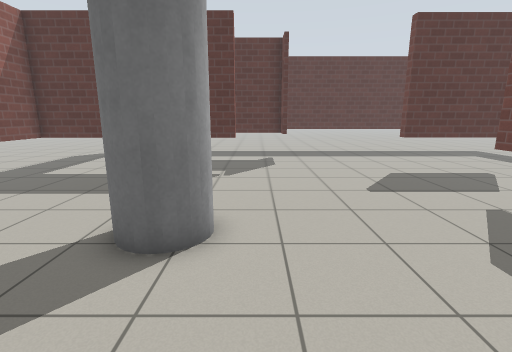
View 1 (above)

17 first-person views from a walk through a world built for the Gazebo simulator. The camera is 1.2 m above the floor, tilts 12° down and sees 85° across. The floor is counted in squares, 0.5 m on a side. Each view is taken from the middle of a square. On the plan, view 1 faces up. The plan holds only what a view shows up to about 18 squares ahead; the rest is blank. Simple patterns stand in for the simulator's built-in surfaces.

View 2
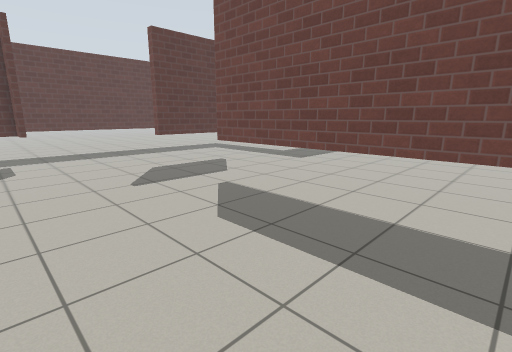

View 3
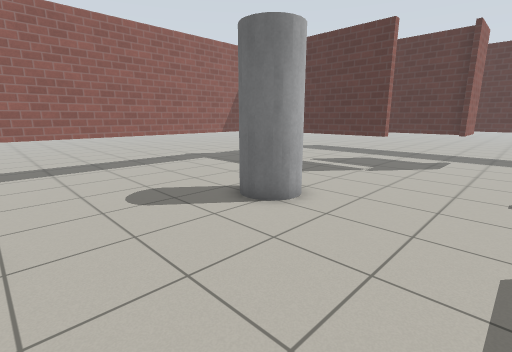

View 4
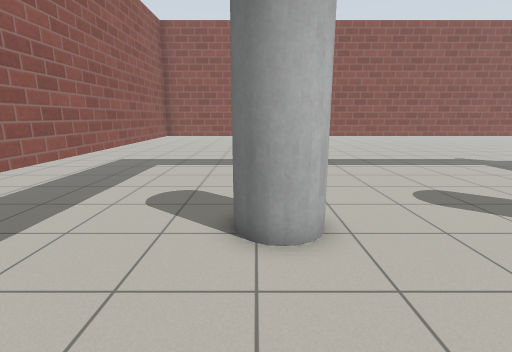

View 5
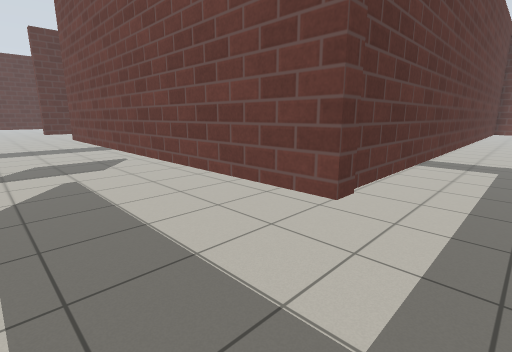

View 6
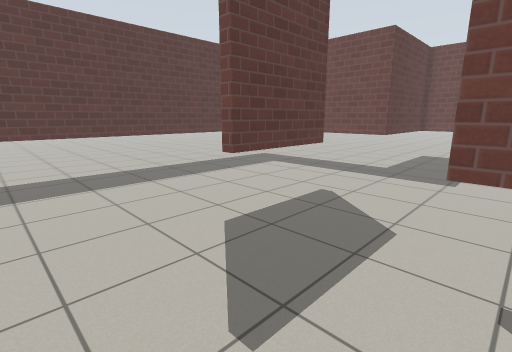

View 7
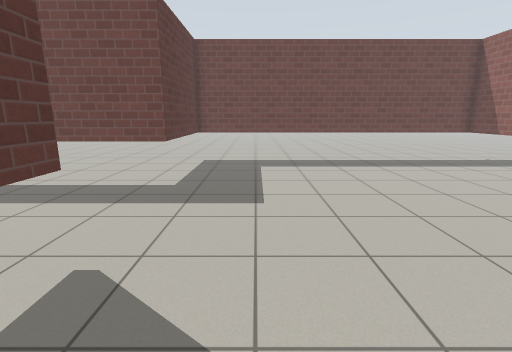

View 8
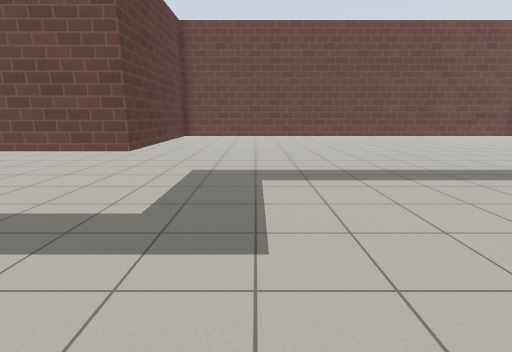

View 9
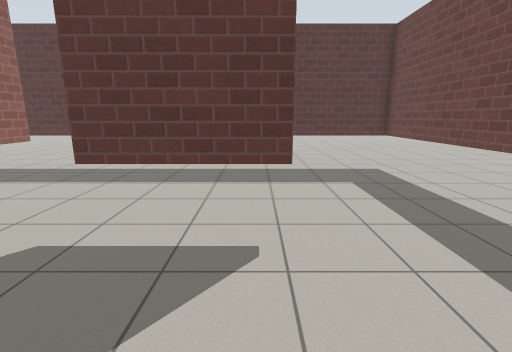

View 10
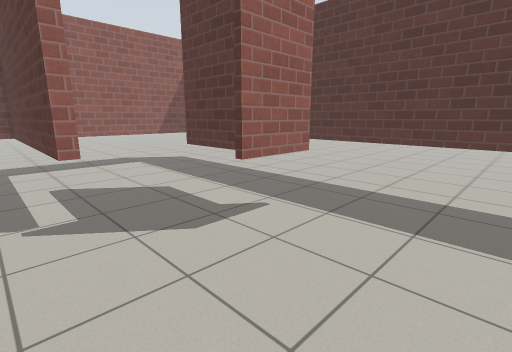

View 11
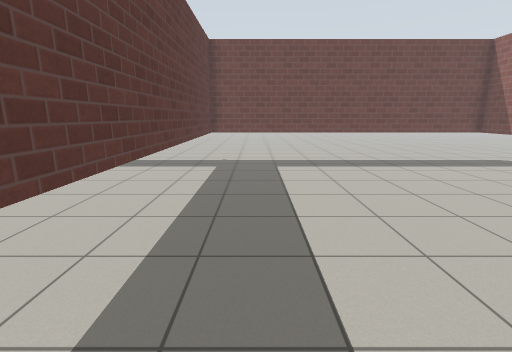

View 12
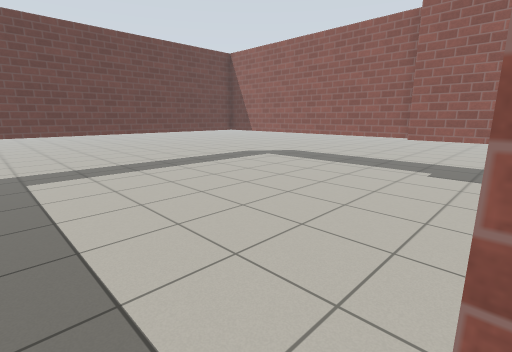

View 13
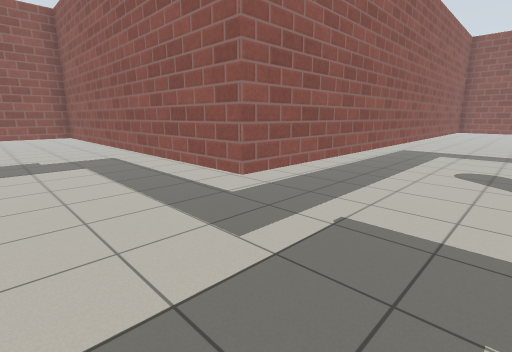

View 14
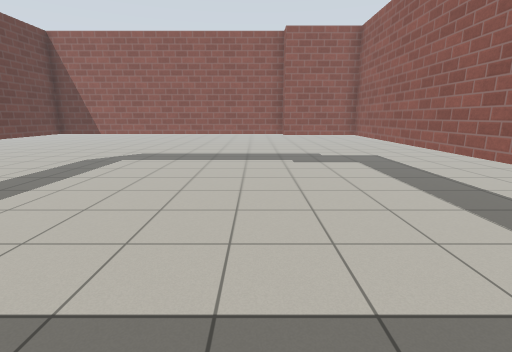

View 15
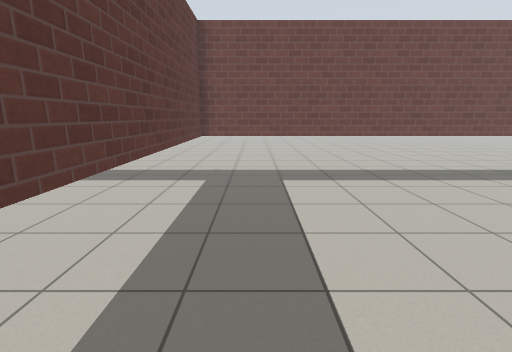

View 16
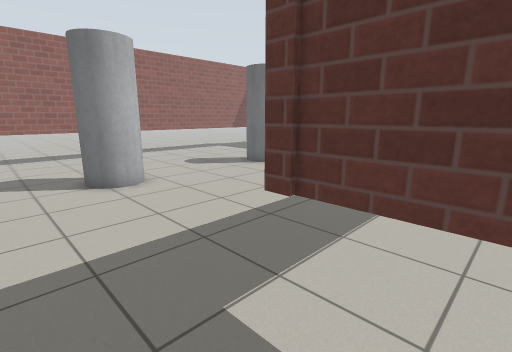

View 17
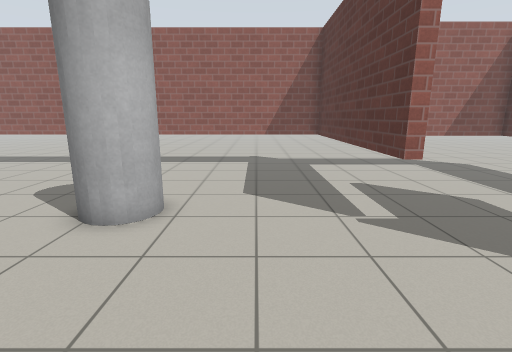

### Floor plan
Key: @ floor where view 1 was taken; # wall or solid block; . floor; T thing the floor can be seen under or through; C grey cylinder.
Columns run from 10 left of view 1 to 23 right of it. Each row starts with its distance up from view 1.
 21  ##      ###################
 20  #.........................#
 19  #.........................#
 18  #.........................#
 17  #.........T...............#
 16  #......TTTT...............#
 15  #.........T...............#
 14  #.........................#
 13  #.........................#######
 12 ##TTTTTTTT.......TTTT............#
 11 #................................#
 10 #................................#
  9 #................................#
  8 #................................#
  7 #................T...............#
  6 #...... CC.......T...............#
  5 #......CCC.......T...............#
  4 #................T...............#
  3 #................T...............#
  2 #................T...............#
  1 #................T...............#
  0 #.........@......T...............#
 -1 #................T...............#
 -2 #...    CC.......T...............#
 -3 #...... CC.......TTTTTTTTTTTTTTT##
 -4 #................................#
 -5 #................................#
 -6 #................................#
 -7 ##################...............#
 -8                  #...............#
 -9                  #...............#
-10                  #...............#
-11                  #...............#
-12                  #...............#
-13                  #...............#
-14                  #...............#
-15                  #...............#
-16                  #...............#
-17                  #...............#
-18                  ####............#
-19                     ##############

Where each view was taken, in squares from view 1:
view 1: 0 up, 0 right, facing up
view 2: 1 down, 0 right, facing up-right
view 3: 1 down, 4 right, facing up-left
view 4: 3 down, 4 right, facing left
view 5: 5 down, 4 right, facing up-right
view 6: 7 up, 2 right, facing up-right
view 7: 9 up, 6 right, facing right
view 8: 9 up, 9 right, facing right
view 9: 7 up, 10 right, facing up
view 10: 11 up, 6 right, facing up-left
view 11: 6 down, 6 right, facing right
view 12: 6 down, 7 right, facing down-right
view 13: 4 down, 10 right, facing down-left
view 14: 4 down, 12 right, facing down
view 15: 6 down, 9 right, facing right
view 16: 6 down, 9 right, facing up-left
view 17: 9 up, 5 right, facing left
